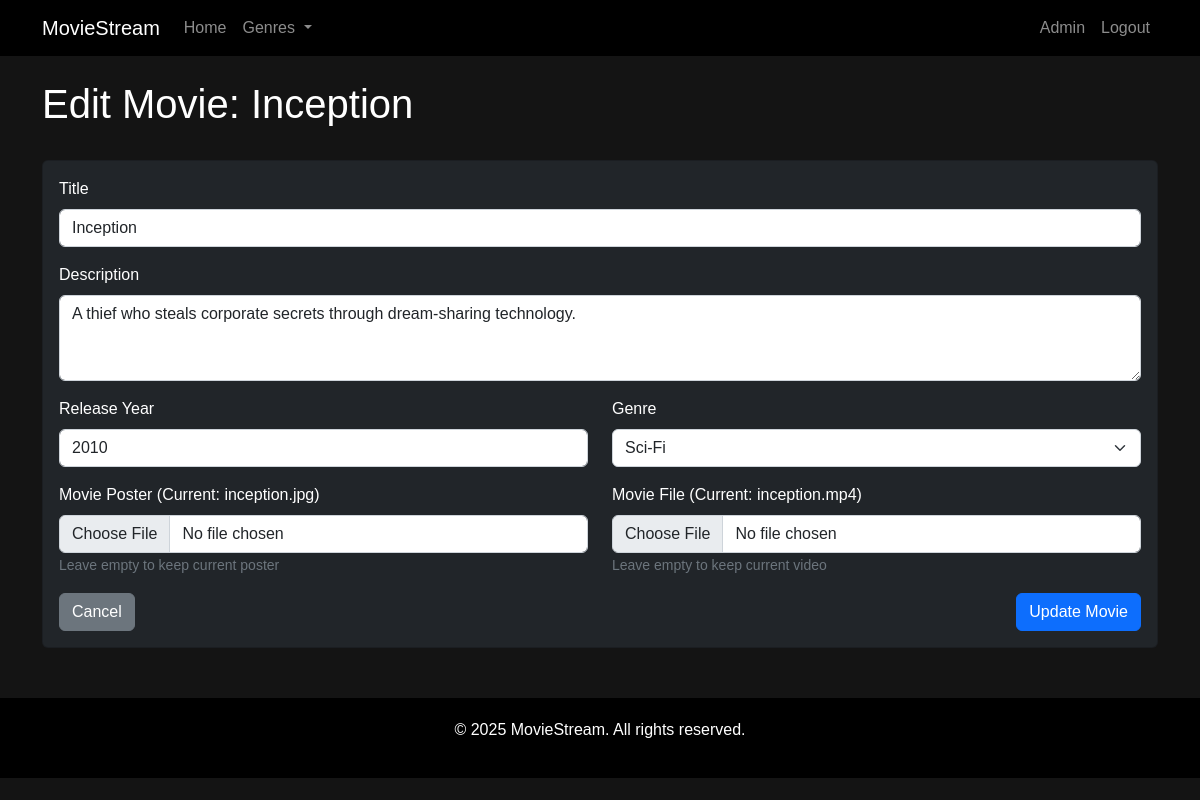
The app's page /admin/edit_movie/2 (signed in) with its own data.
### app.py (models this page shows, shortened)
class Movie(db.Model):
    id = db.Column(db.Integer, primary_key=True)
    title = db.Column(db.String(100), nullable=False)
    description = db.Column(db.Text, nullable=False)
    release_year = db.Column(db.Integer, nullable=False)
    genre = db.Column(db.String(50), nullable=False)
    poster_path = db.Column(db.String(200), nullable=False)
    video_path = db.Column(db.String(200), nullable=False)
    date_added = db.Column(db.DateTime, default=datetime.utcnow)

### app.py (the view, shortened to what this page needs)
@app.route('/admin/edit_movie/<int:movie_id>', methods=['GET', 'POST'])
def edit_movie(movie_id):
    if 'user_id' not in session:
        return redirect(url_for('login'))
    user = User.query.get(session['user_id'])
    if not user.is_admin:
        flash('Access denied')
        return redirect(url_for('index'))
    movie = Movie.query.get_or_404(movie_id)
    return render_template('admin/edit_movie.html', movie=movie)

### app.py (called while the page is built)
@app.context_processor
def utility_processor():
    def get_user():
        if 'user_id' in session:
            return User.query.get(session['user_id'])
        return None
    return dict(get_user=get_user)

### templates/admin/edit_movie.html (shortened to what this page needs)
{% extends 'base.html' %}
{% block content %}
<div class="row">
    <div class="col-12 mb-4">
        <h1>Edit Movie: {{ movie.title }}</h1>
    </div>
</div>
<div class="row">
    <div class="col-12">
        <div class="card bg-dark">
            <div class="card-body">
                <form method="POST" action="{{ url_for('edit_movie', movie_id=movie.id) }}" enctype="multipart/form-data">
                    <div class="mb-3">
                        <label for="title" class="form-label">Title</label>
                        <input type="text" class="form-control" id="title" name="title" value="{{ movie.title }}" required>
                    </div>
                    <div class="mb-3">
                        <label for="description" class="form-label">Description</label>
                        <textarea class="form-control" id="description" name="description" rows="3" required>{{ movie.description }}</textarea>
                    </div>
                    <div class="row">
                        <div class="col-md-6 mb-3">
                            <label for="release_year" class="form-label">Release Year</label>
                            <input type="number" class="form-control" id="release_year" name="release_year" min="1900" max="2099" value="{{ movie.release_year }}" required>
                        </div>
                        <div class="col-md-6 mb-3">
                            <label for="genre" class="form-label">Genre</label>
                            <select class="form-select" id="genre" name="genre" required>
                                <option value="Sci-Fi" {% if movie.genre == 'Sci-Fi' %}selected{% endif %}>Sci-Fi</option>
                            </select>
                        </div>
                    </div>
                    <div class="row mb-3">
                        <div class="col-md-6">
                            <label for="poster" class="form-label">Movie Poster (Current: {{ movie.poster_path }})</label>
                            <input type="file" class="form-control" id="poster" name="poster" accept="image/*">
                            <small class="form-text text-muted">Leave empty to keep current poster</small>
                        </div>
                        <div class="col-md-6">
                            <label for="video" class="form-label">Movie File (Current: {{ movie.video_path }})</label>
                            <input type="file" class="form-control" id="video" name="video" accept="video/*">
                            <small class="form-text text-muted">Leave empty to keep current video</small>
                        </div>
                    </div>
                    <div class="d-flex justify-content-between">
                        <a href="{{ url_for('admin_dashboard') }}" class="btn btn-secondary">Cancel</a>
                        <button type="submit" class="btn btn-primary">Update Movie</button>
                    </div>
                </form>
            </div>
        </div>
    </div>
</div>
{% endblock %}

### templates/base.html (style rules this page uses)
body { background-color: #141414; color: #fff; font-family: 'Arial', sans-serif; }

### records on screen
Movie: title "Inception", description "A thief who steals corporate secrets through dream-sharing technology.", release_year "2010", genre "Sci-Fi", poster_path "inception.jpg", video_path "inception.mp4"
